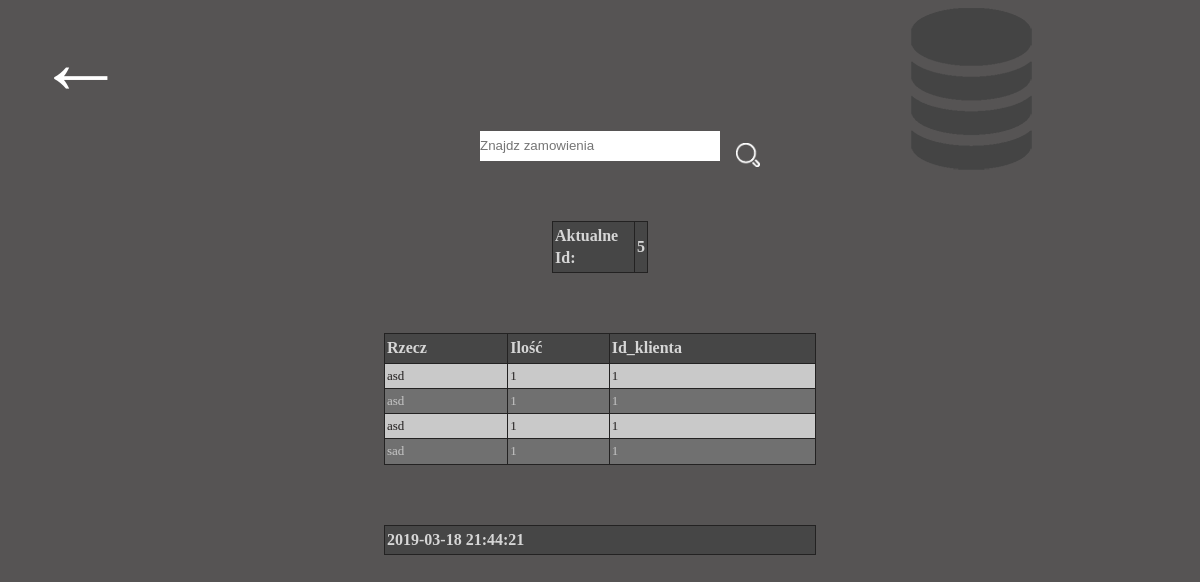
The page /apka/index.php?page=showelements&Id=5 (signed in) on the database its author committed.
### tables this page shows
CREATE TABLE `lista` (
  `lp` int(11) NOT NULL,
  `Item` varchar(30) NOT NULL,
  `Ilosc` int(11) NOT NULL,
  `Id_zamowienia` int(11) NOT NULL,
  `comment` varchar(40) NOT NULL,
  `userid` int(11) NOT NULL
);

CREATE TABLE `idzamowienia` (
  `Id` int(11) NOT NULL,
  `data` timestamp NOT NULL DEFAULT CURRENT_TIMESTAMP ON UPDATE CURRENT_TIMESTAMP,
  `User_id` int(11) NOT NULL
);

### apka/page/showelements.php (the view, shortened to what this page needs)
<?php
 if($_SESSION['userid']==1){
    echo '<a  id="history" href="index.php?page=showdb" style="float:right; margin-right: 14%; margin-top: -1%;"><img src="page/db.png"></a> ';
   }else
   {
   echo '<a  id="history" href="index.php?page=showdb" style="float:right; margin-right: 8%; margin-top: -1%;"><img src="page/history.png"></a> ';
   }
   echo ' <a id="back" href="index.php?page=home">&#8592;</a>';
   echo '<form id="chngdata" action="index.php?page=showelements" method="POST">
   <input id="zmien" type="text" name="Idzamowienia" placeholder="Znajdz zamowienia" autofocus>
    <button id="szukaj"  ><img src="page/search.png"></button>
    </form>';
  if($_SESSION['status']==TRUE && $_SESSION['userid']==1)
  {
      if(!isset($_POST['Idzamowienia']))
      {
        $aktualneId = $_GET['Id'];
      }else
      {
          $aktualneId= $_POST['Idzamowienia'];
      }
      echo '<table class="blueTable" style="width:8%; margin-left:46%;"><th>Aktualne Id:</th><th> '.$_POST['Idzamowienia'].' </th></table>';
      $zamowienia = mysqli_query($connection,'SELECT `Item`,`Ilosc`,`userid` FROM
      `lista` WHERE
      `Id_zamowienia`="'.$aktualneId.'"');
      if(mysqli_num_rows($zamowienia)<=0)
      {
          echo '<span style="color:red; margin-left:35%; font-size:40px;position:absolute; top:5%;">Nie Istnieje zamowienia o takim id</span>';
      }else
      {
          echo '<table class="blueTable"><th>Rzecz</th>
          <th>Ilość</th>
          <th>Id_klienta</th>' ;
            while($zamowieniaValue = mysqli_fetch_assoc($zamowienia))
        {
            echo '
            <tr> <td>'.$zamowieniaValue['Item'].'</td>
            <td>  '.$zamowieniaValue['Ilosc'].'</td>
            <td>'.$zamowieniaValue['userid'].'</td></tr>';
        }echo '</table><table class="blueTable">';
            $komdozam = mysqli_query($connection,'SELECT * FROM `idzamowienia` WHERE `Id`="'.$aktualneId.'"');
            $c = mysqli_fetch_assoc($komdozam);
            echo '<th>'.$c['data'].'</th>';
        }echo '</table>';
  }

### apka/page/zakupy.css (style rules this page uses)
* { margin: 0; padding: 0; line-height: 1.4em; }
button { border: 0; outline: 0; }
input { border: 0; }
body { background-color: #565454; }
#back { font-size: 90px; font-weight: bold; text-decoration: none; color: #FFFFFF; margin-left: 3%; }
#history img { margin-top:20px; }
#zmien { width: 20%; height: 30px; margin-left: 40%; }
#szukaj { background-color: transparent; width: 2%; margin-left: 1%; position: relative; bottom: -17px; }
#szukaj img { width: 100%; }
table.blueTable { background-color: #707070; width: 36%; text-align: left; border-collapse: collapse; margin-left: 32%; margin-top: 5%; color: #c5c5c5; }
table.blueTable td, table.blueTable th { padding: 3px 2px; border: 1px solid #232222; }
table.blueTable th { background-color: #464646; color: #d6d6d6; }
table.blueTable tbody td { font-size: 13px; }
table.blueTable tr:nth-child(even) { background: #c9c9c9; color: #232020; }

### rows shown on the page
lista: Item "asd", Ilosc "1", userid "1"
lista: Item "asd", Ilosc "1", userid "1"
lista: Item "asd", Ilosc "1", userid "1"
lista: Item "sad", Ilosc "1", userid "1"
idzamowienia: data "2019-03-18 21:44:21"

### other values the page prints
$_POST['Idzamowienia'] "5"
